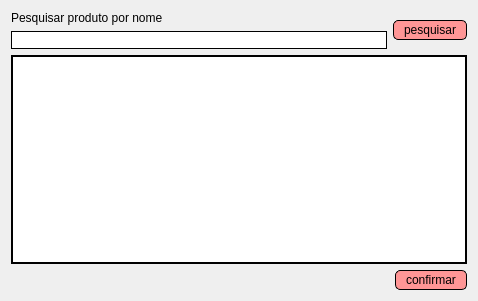
<?xml version="1.0" encoding="UTF-8"?>
<ui version="4.0">
 <class>tela_pesquisar_produto</class>
 <widget class="QDialog" name="tela_pesquisar_produto">
  <property name="geometry">
   <rect>
    <x>0</x>
    <y>0</y>
    <width>478</width>
    <height>301</height>
   </rect>
  </property>
  <property name="windowTitle">
   <string>Dialog</string>
  </property>
  <property name="windowIcon">
   <iconset resource="resource_file.qrc">
    <normaloff>:/logo cin.png</normaloff>:/logo cin.png</iconset>
  </property>
  <layout class="QGridLayout" name="gridLayout">
   <item row="0" column="0">
    <layout class="QVBoxLayout" name="verticalLayout_3">
     <item>
      <layout class="QVBoxLayout" name="verticalLayout_2">
       <item>
        <layout class="QHBoxLayout" name="horizontalLayout">
         <item>
          <layout class="QVBoxLayout" name="verticalLayout">
           <item>
            <widget class="QLabel" name="label">
             <property name="text">
              <string>Pesquisar produto por nome</string>
             </property>
            </widget>
           </item>
           <item>
            <widget class="QLineEdit" name="lineEdit_pesquisa">
             <property name="styleSheet">
              <string notr="true">background-color: white;
color:black;
border: 1px solid black;</string>
             </property>
            </widget>
           </item>
          </layout>
         </item>
         <item>
          <widget class="QPushButton" name="pushButton">
           <property name="styleSheet">
            <string notr="true">QPushButton {
    color: rgb(0, 0, 0);
	background-color:rgb(255, 150, 150);
    border: 1px solid black;
    border-radius: 5px;
    padding: 2px 10px;
}

QPushButton:hover {
    background-color: rgb(255, 131, 131);
}

QPushButton:pressed {
    background-color: rgb(255, 131, 131);
}
</string>
           </property>
           <property name="text">
            <string>pesquisar</string>
           </property>
          </widget>
         </item>
        </layout>
       </item>
       <item>
        <widget class="QTableWidget" name="tableWidget">
         <property name="styleSheet">
          <string notr="true">QTableWidget {
    background-color: white;
    color: black;
    gridline-color: #e1e1e1;
	border: 2px solid black
}

QTableWidget::item:selected {
    background-color: #ffcccc; 
    color: black;
}

QTableWidget::horizontalHeader {
    background-color: #f0f0f0;
    border: none;
}

QTableWidget::verticalHeader {
    background-color: #f0f0f0;
    border: none;
}

QTableWidget::item {
    padding: 5px;
}
</string>
         </property>
        </widget>
       </item>
      </layout>
     </item>
     <item>
      <layout class="QHBoxLayout" name="horizontalLayout_2">
       <item>
        <spacer name="horizontalSpacer">
         <property name="orientation">
          <enum>Qt::Orientation::Horizontal</enum>
         </property>
         <property name="sizeHint" stdset="0">
          <size>
           <width>40</width>
           <height>20</height>
          </size>
         </property>
        </spacer>
       </item>
       <item>
        <widget class="QPushButton" name="pushButton_2">
         <property name="styleSheet">
          <string notr="true">QPushButton {
    color: rgb(0, 0, 0);
	background-color:rgb(255, 150, 150);
    border: 1px solid black;
    border-radius: 5px;
    padding: 2px 10px;
}

QPushButton:hover {
    background-color: rgb(255, 131, 131);
}

QPushButton:pressed {
    background-color: rgb(255, 131, 131);
}
</string>
         </property>
         <property name="text">
          <string>confirmar</string>
         </property>
        </widget>
       </item>
      </layout>
     </item>
    </layout>
   </item>
  </layout>
 </widget>
 <resources>
  <include location="resource_file.qrc"/>
 </resources>
 <connections/>
</ui>
